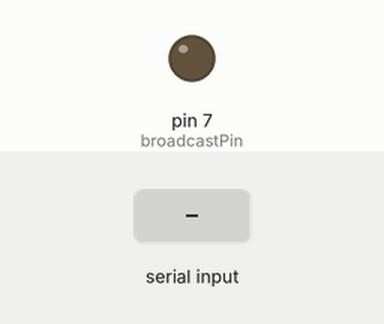
Simulated run of this sketch. Board: Arduino Uno, built with avr-gcc and run on an emulated ATmega328P. On the bench: output pins drawn as LEDs (lit = HIGH). The inputs (shaded band) are chosen by the test bench.

Above: at 1.2 s.
1.3 s: "TOGGLE\n" received over the second serial link
At 2.3 s:
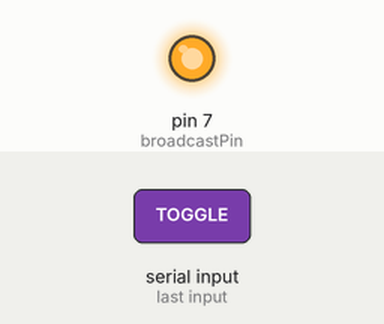
Timing chart, 0 to 4.3 s (numbered marks = the images above; inputs shaded):
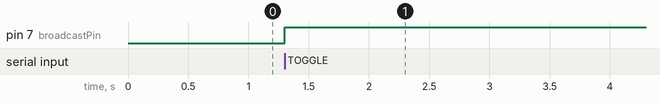

Measured:
- after the input at 1.3 s, pin 7 (broadcastPin): LOW → HIGH at once

The sketch:

telecom_broadcast.ino
```cpp
#include <SoftwareSerial.h>
SoftwareSerial mySerial(10, 11); // RX, TX

int broadcastPin = 7;
bool broadcasting = false;

void setup() {
  pinMode(broadcastPin, OUTPUT);
  mySerial.begin(9600);
  digitalWrite(broadcastPin, LOW);
}

void loop() {
  if (mySerial.available()) {
    String cmd = mySerial.readStringUntil('\n');
    if (cmd == "TOGGLE") {
      broadcasting = !broadcasting;
      digitalWrite(broadcastPin, broadcasting ? HIGH : LOW);
      mySerial.println(broadcasting ? "ON" : "OFF");
    } else if (cmd == "STATUS") {
      int signal = analogRead(A0);
      mySerial.println(String(broadcasting ? "ON" : "OFF") + "," + signal);
    }
  }
}
```
